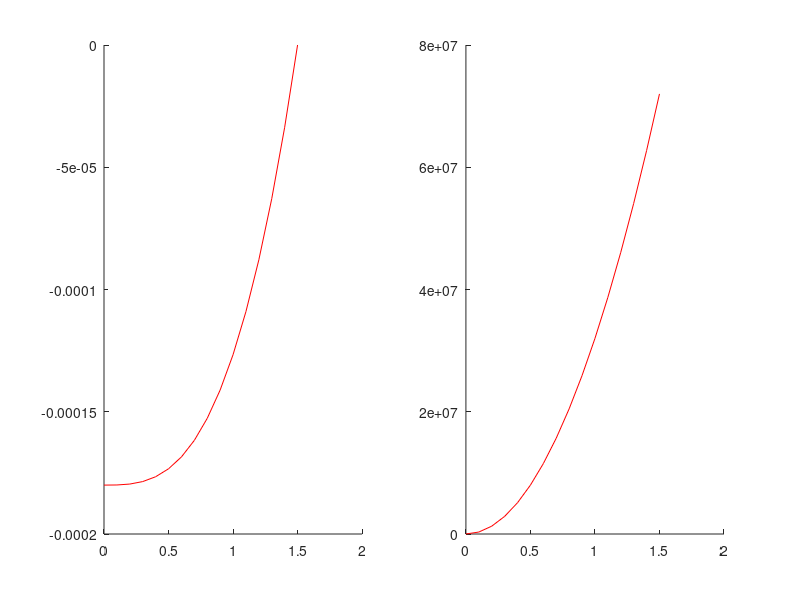

Write MATLAB code to recreate this figure. (Note: this script raises an error after producing the figure.)
% Isoparametric Formulation Implementation
% clear memory
clear all

%% Physical Parameters
% numberElements: number of elements
numberElements = 6; 

% Initial Area
A = 12.5e-4; % m^2

% Modulus of elasticity
E = 2e11; % N/m^2

% Length of bar
Ltotal = 1.5; % m 

%% Exact solutions
xx = 0:0.1:1.5;
displacements_exact = (40000*xx.^3/3-45000)/(E*A);
stress_exact = (40000*xx.^2)/A;

figure(3)

% Displacements
subplot(1,2,1); hold on;
plot(xx,displacements_exact,'-r'); 

% Stress
subplot(1,2,2); hold on;

plot(xx,stress_exact,'-r'); 

test = [1 2 4 8];
for numberElements = test

% Build nodes coordinates and middle points,
delta_x = Ltotal/numberElements;
i = 0:numberElements; 
x = delta_x*i';x_mid = (x(2:end)-x(1:end-1))/2 + x(1:end-1);

% Length of each element
L = x(2:end)-x(1:end-1);  
 
%% Build Elements
% numberNodes: number of nodes
numberNodes = numberElements + 1;

% generation of coordinates and connectivities
elementNodes = zeros(numberElements,2); 
elementNodes(1,:) = [1,2];    
for i = 2:numberElements        
    elementNodes(i,:) = elementNodes(i-1,:) + 1;    
end
nodeCoordinates = x;

% for structure:
   % displacements: displacement vector
   % force : force vector
   % stiffness: stiffness matrix
force=zeros(numberNodes,1);
stiffness=zeros(numberNodes,numberNodes); 
% computation of the system stiffness matrix and force vector
for e=1:numberElements; 
  % elementDof: element degrees of freedom (Dof)
  elementDof=elementNodes(e,:) ;
  detJacobian=L(e)/2;
  invJacobian=1/detJacobian;
  ngp = 2;
  [w,xi]=gauss1d(ngp);
  xc=0.5*(nodeCoordinates(elementDof(1))+nodeCoordinates(elementDof(2)));
  for ip=1:ngp;
      [shape,naturalDerivatives]=shapeFunctionL2(xi(ip)); 
      B=naturalDerivatives*invJacobian;
      stiffness(elementDof,elementDof)=...
      stiffness(elementDof,elementDof)+ B'*B*w(ip)*detJacobian*E*A;
      force(elementDof) = force(elementDof)+...
          -80000*(xc+detJacobian*xi(ip))*shape'*detJacobian*w(ip);
  end
end  
 
%% BCs and solution
% prescribed dofs
prescribedDof = find(nodeCoordinates == 1.5); % fixed at node x = 1.5 m
% solution
GDof=numberNodes;
displacements=solution(GDof,prescribedDof,stiffness,force);
% output displacements/reactions
outputDisplacementsReactions(displacements,stiffness, ...
    numberNodes,prescribedDof,force)

%% Stress
stress = zeros(numberElements,1);
for e=1:numberElements;    
    stress(elementNodes(e,:)) = E*B*displacements(elementNodes(e,:));
end


%% plot figures

switch numberElements
    case 1
        line='r*--';
    case 2
        line='g*--';
    case 4
        line='k*--';
    case 8
        line='m*--';
end

% Displacements
subplot(1,2,1); plot(nodeCoordinates,displacements,line)

% Stress
subplot(1,2,2); stairs(nodeCoordinates,stress,line)

end %end for
subplot(1,2,1); legend('Exact','NEL=1','NEL=2','NEL=4','NEL=8',2); hold off
subplot(1,2,2); legend('Exact','NEL=1','NEL=2','NEL=4','NEL=8',2); hold off
